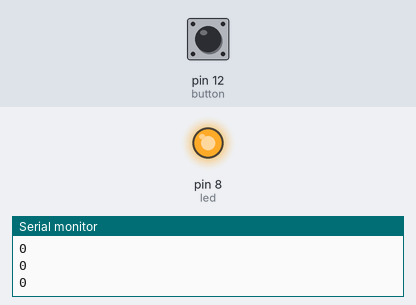
Bench run of a sketch on a simulated Arduino Uno, built with avr-gcc and run on an emulated ATmega328P. Shown: output pins drawn as LEDs (lit = HIGH), the last lines printed to the serial monitor. The inputs (shaded band) are chosen by the test bench; at power-on: pin 12 (button) LOW.

Above: at 1.2 s.
1.3 s: pin 12 (button) pulled HIGH for 0.15 s
At 1.42 s:
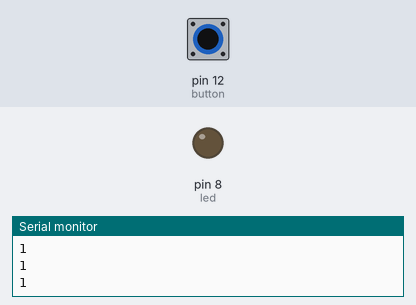
3.0 s: pin 12 (button) pulled HIGH for 3.2 s
At 6.7 s:
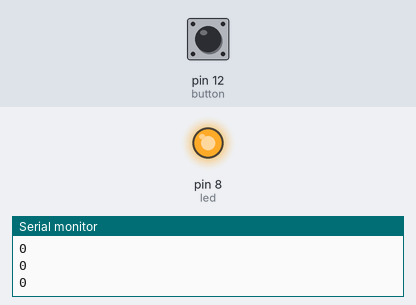
Timing chart, 0 to 8.2 s (numbered marks = the images above; inputs shaded):
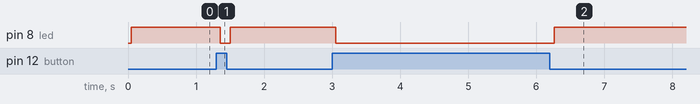

Measured:
- after the input at 1.3 s, pin 8 (led): HIGH → LOW after 0.05 s, → HIGH 0.15 s later
- after the input at 3.0 s, pin 8 (led): HIGH → LOW after 0.06 s, → HIGH 3.2 s later

The sketch:

ButtonTest.ino
```cpp
int led = 8;
int button = 12;
int buttonStatus;
int delayTime = 50;

void setup() {
  // put your setup code here, to run once:
Serial.begin(9600);
pinMode(led, OUTPUT);
pinMode(button, INPUT);

}

void loop() {
  // put your main code here, to run repeatedly:
buttonStatus = digitalRead(button);
Serial.println(buttonStatus);
delay(delayTime);
  if(buttonStatus == 1) {
    digitalWrite(led, LOW);
  }
  if(buttonStatus == 0) {
    digitalWrite(led, HIGH);
  }
}
```
